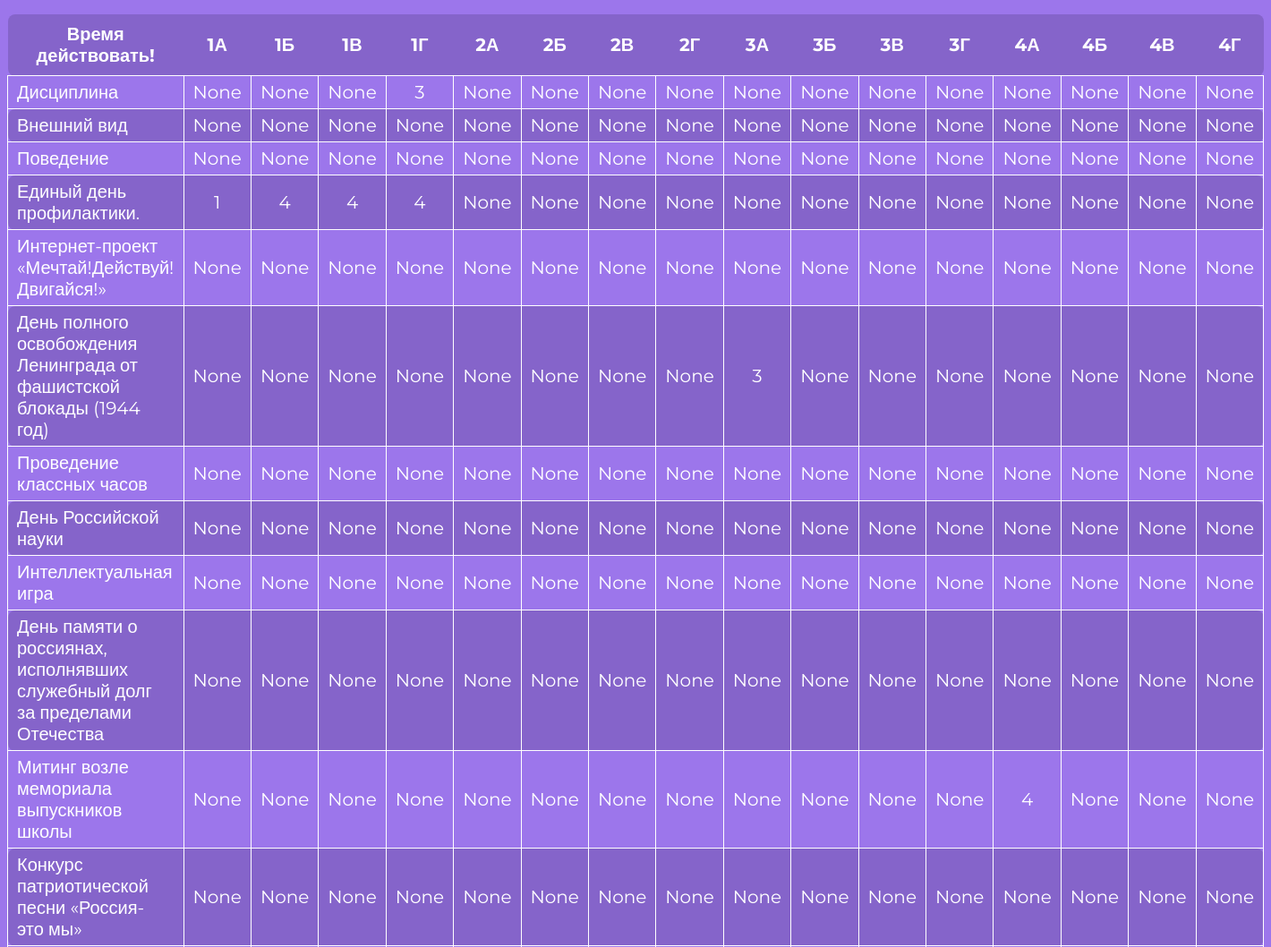
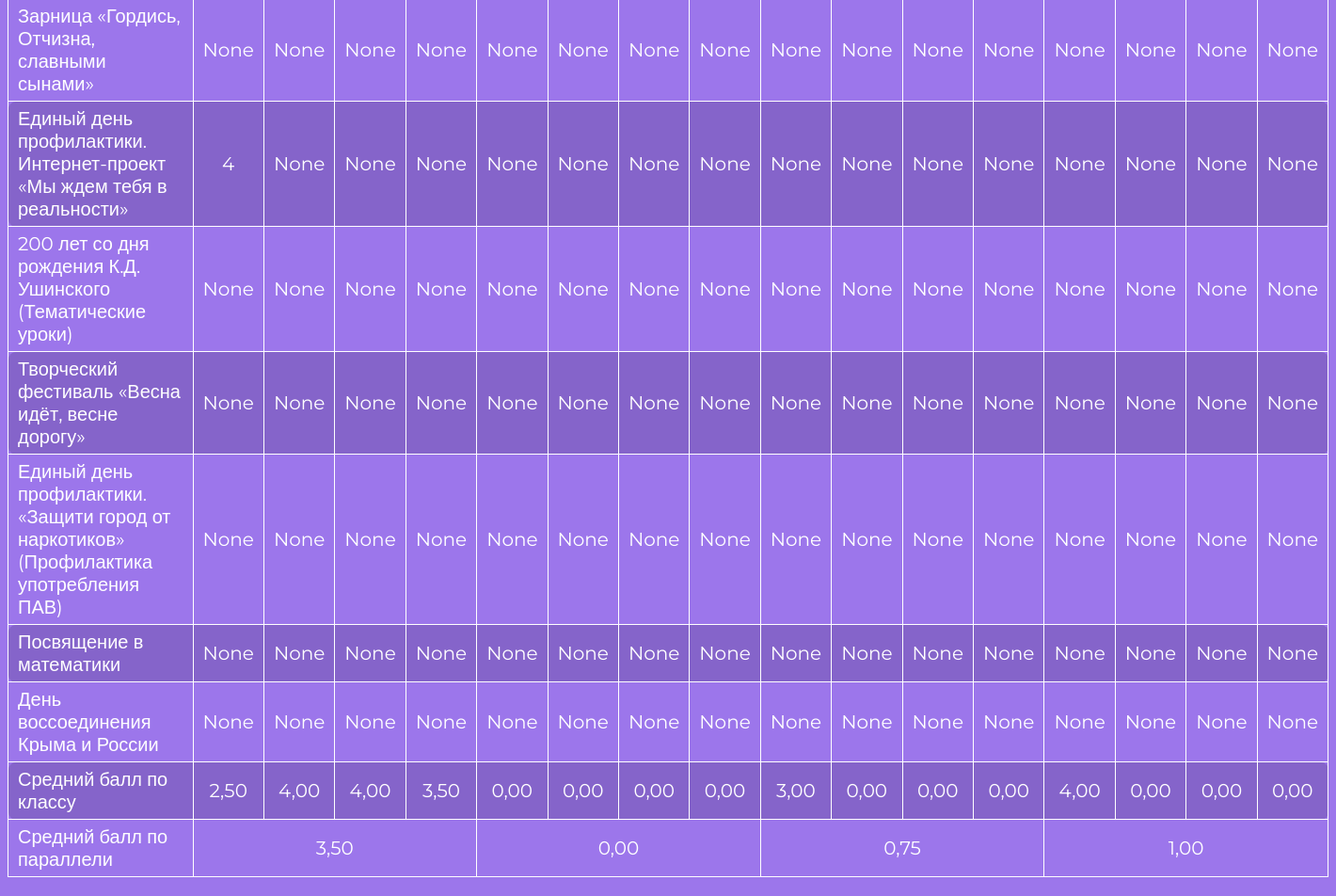
/elementary/, run on an earlier commit of the app's database (2 pictures, top to bottom).
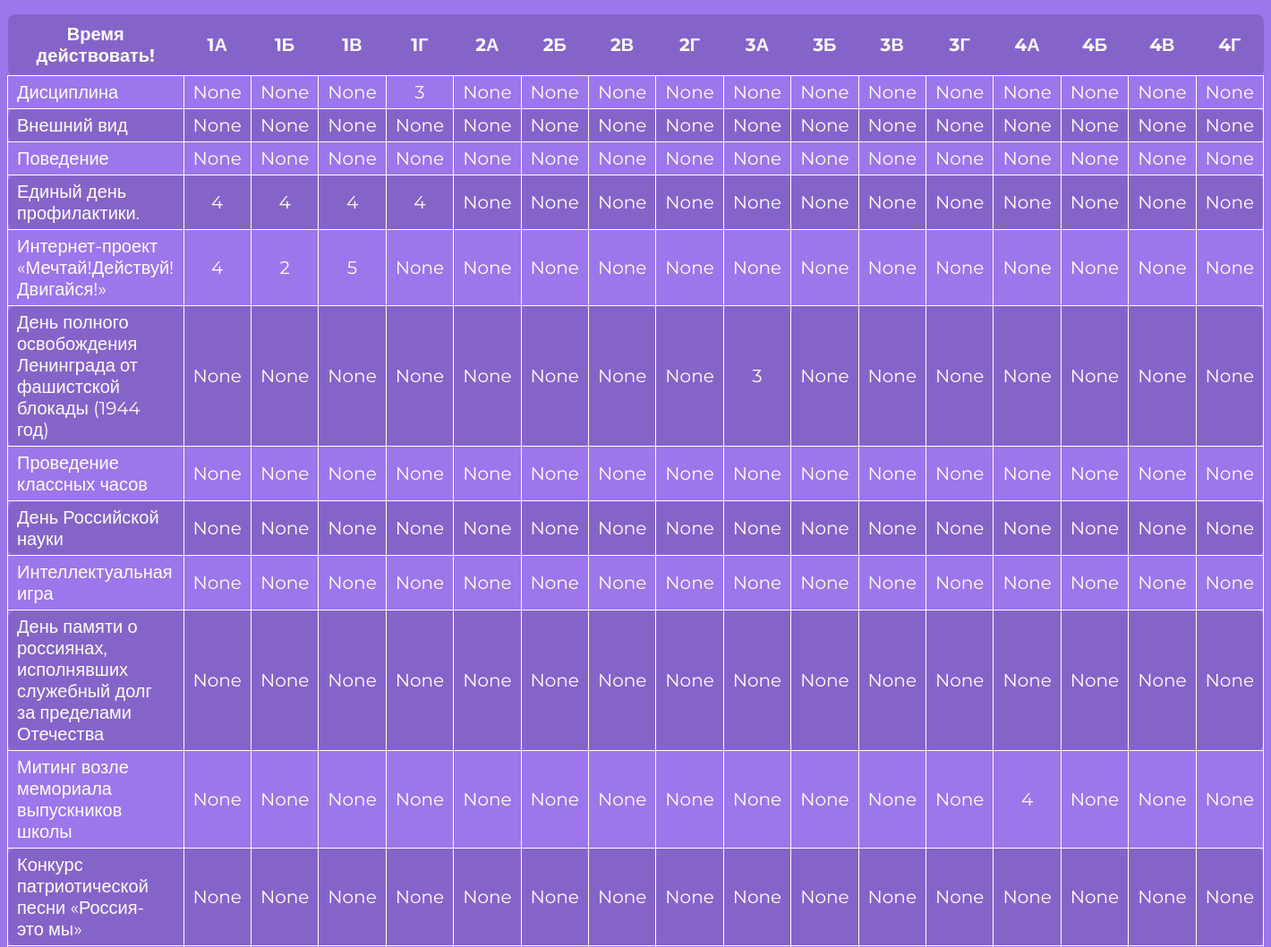
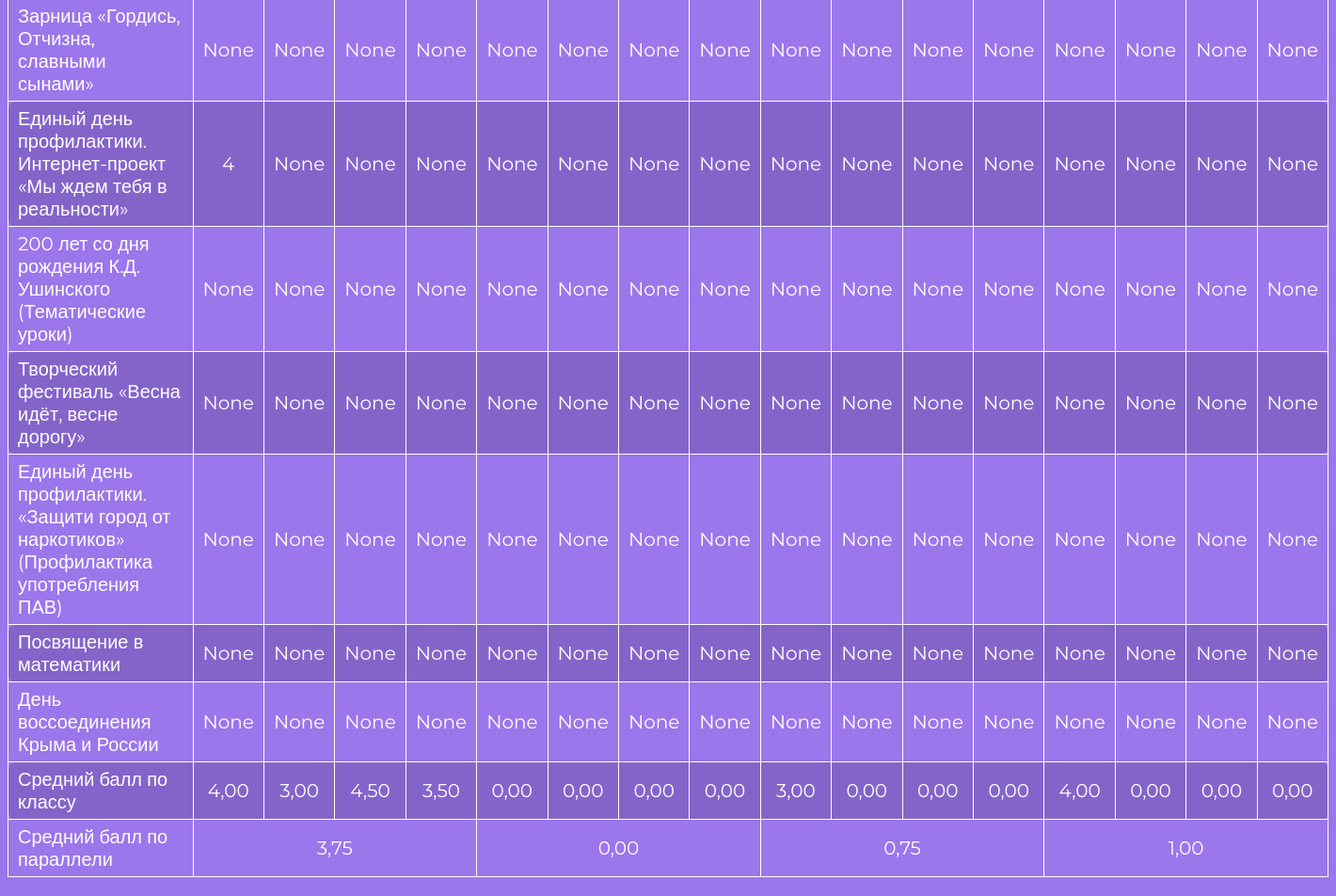
And on a later commit of the database (2 pictures, top to bottom).
### score/models.py (models this page shows, shortened)
class SchoolClass(models.Model):
    class_number = models.IntegerField(
        validators=[
            MinValueValidator(1, message='Номер класса должен быть не менее 1.'),
            MaxValueValidator(11, message='Номер класса должен быть не более 11.')
        ],
        verbose_name='Номер класса'
    )
    class_letter = models.CharField(
        max_length=1,
        validators=[
            RegexValidator(
                regex='^[А-Я]$',
                message='Введите одну кириллическую букву.',
                code='invalid_class_letter'
            )
        ],
        verbose_name='Буква класса'
    )
    def __str__(self):
        return f"{self.class_number}{self.class_letter}"

class Event(models.Model):
    name = models.CharField(max_length=200, verbose_name='Название мероприятия')
    date = models.DateField(verbose_name='Дата мероприятия', blank=True, null=True)
    is_visible = models.BooleanField(default=True, verbose_name='Видимость')
    is_below = models.BooleanField(default=False, verbose_name='Прикрепить снизу')

class Score(models.Model):
    schoolclass = models.ForeignKey(SchoolClass, on_delete=models.CASCADE, verbose_name='Класс')
    event = models.ForeignKey(Event, on_delete=models.CASCADE, verbose_name='Мероприятие')
    create_date = models.DateTimeField(verbose_name='Дата оценки', auto_now_add=True, null=True)
    rating = models.PositiveIntegerField(
        validators=[
            MinValueValidator(1, message='Оценка должна быть не менее 1.'),
            MaxValueValidator(5, message='Оценка должна быть не более 5.')
        ],
        blank=True, null=True,
        verbose_name='Оценка'
    )

### score/views.py (the view)
# urls.py: path('elementary/', views.ElementarySchoolView, name='elementary'),
def ElementarySchoolView(request):
    school_classes = SchoolClass.objects.filter(class_number__gte=1, class_number__lte=4).order_by('class_number', 'class_letter')
    events = Event.objects.all().filter(is_visible=True).order_by('is_below', 'date',)
    score_matrix = []
    for event in events:
        row = {'event': event, 'scores': []}
        for school_class in school_classes:
            score = Score.objects.filter(event=event, schoolclass=school_class).first()
            row['scores'].append(score)
        score_matrix.append(row)
    average_scores = {}
    for school_class in school_classes:
        average_score = Score.objects.filter(schoolclass=school_class).aggregate(Avg('rating'))['rating__avg']
        average_scores[school_class] = average_score if average_score is not None else 0
    average_scores_by_number = {}
    for school_class in school_classes:
        class_number = school_class.class_number
        if class_number in average_scores_by_number:
            average_scores_by_number[class_number].append(average_scores[school_class])
        else:
            average_scores_by_number[class_number] = [average_scores[school_class]]
    overall_average_scores = {}
    for class_number, scores_list in average_scores_by_number.items():
        valid_scores_list = [score for score in scores_list if score is not None]
        overall_average_scores[class_number] = {'avg_score': sum(valid_scores_list) / len(valid_scores_list) if valid_scores_list else 0,
                                                'class_count': len(scores_list)}
    context = {'score_matrix': score_matrix, 'overall_average_scores': overall_average_scores, 'average_scores': average_scores, 'school_classes': school_classes}
    return render(request, 'ElementarySchool.html', context)

### templates/ElementarySchool.html (shortened to what this page needs)
{% extends 'base.html' %}
{% block content %}
    <table>
        <thead>
            <tr>
                <th>Время действовать!</th>
                {% for school_class in school_classes %}
                            <th>{{ school_class }}</th>
                {% endfor %}
            </tr>
        </thead>
        <tbody>
            {% for row in score_matrix %}
                <tr>
                    <td class="row-start">{{ row.event.name }}</td>
                    {% for score in row.scores %}
                        {% if score and score.schoolclass.class_number < 5 %}
                            <td>
                                <a href="{% url 'score_update' pk=score.pk param=0 %}">{{ score.rating }}</a>
                            </td>
                        {% else %}
                            <td>-</td>
                        {% endif %}
                    {% endfor %}
                </tr>
            {% endfor %}
                <tr>
                    <td class="row-start">
                        Средний балл по классу
                    </td>
                    {% for school_class, avg_score in average_scores.items %}
                        {% if school_class.class_number < 5  %}
                            <td>
                                {{ avg_score|floatformat:"2"  }}
                            </td>
                        {% endif %}
                    {% endfor %}
                </tr>
                <tr>
                    <td  class="row-start">
                        Средний балл по параллели
                    </td>
                    {% for class_number, data in overall_average_scores.items%}
                        {% if class_number < 5 %}
                            <td colspan="{{ data.class_count }}">
                                {{ data.avg_score|floatformat:"2" }}
                            </td>
                        {% endif %}
                    {% endfor %}
                </tr>
        </tbody>
    </table>
{% endblock content %}

### templates/base.html (shortened to what this page needs)
<!doctype html>
{% load static %}
<html lang="en">
<head>
    <link rel="stylesheet" href="{% static 'css/base.css' %}">
</head>
<body>
        {% block content %}
        {% endblock content %}
</body>
</html>

### static/css/base.css (style rules this page uses)
body { font-family: 'Montserrat', sans-serif; background-color: #9c76eb; color: white; }
a { color: white; text-decoration: none; }
table { width: 100%; border-collapse: collapse; margin-bottom: 20px; border: none; font-size: 20px; }
table thead th { font-weight: bold; text-align: center; padding: 0.5em; background: #8564ca; font-size: 20px; }
table thead tr th:first-child { border-radius: 8px 0 0 8px; }
table thead tr th:last-child { border-radius: 0 8px 8px 0; }
td { text-align: center; border: 1px solid; padding: 6px 10px ; vertical-align: center; }
table tbody tr:nth-child(even) { background: #8564ca; }
table tbody tr td:first-child { border-radius: 8px 0 0 8px; }
table tbody tr td:last-child { border-radius: 0 8px 8px 0; }
.row-start { text-align: left; }

What changed in the data, as far as the page shows it:
computed for SchoolClass (number 1 of 16 on the later page): avg_score "2,50" → "4,00"
computed for SchoolClass (number 2 of 16 on the later page): avg_score "4,00" → "3,00"
computed for SchoolClass (number 3 of 16 on the later page): avg_score "4,00" → "4,50"
changed Score (number 49 of 304 on the later page): rating "1" → "4"
changed Score (number 65 of 304 on the later page): rating "None" → "4"
changed Score (number 66 of 304 on the later page): rating "None" → "2"
changed Score (number 67 of 304 on the later page): rating "None" → "5"
Also different on the page:
new list line: "3,75"
list line gone: "3,50"
